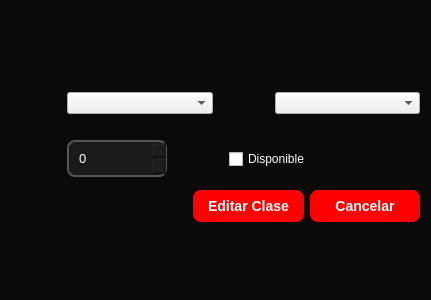
<?xml version="1.0" encoding="UTF-8"?>
<ui version="4.0">
 <class>Dialog</class>
 <widget class="QDialog" name="Dialog">
  <property name="geometry">
   <rect>
    <x>0</x>
    <y>0</y>
    <width>431</width>
    <height>300</height>
   </rect>
  </property>
  <property name="windowTitle">
   <string>Dialog</string>
  </property>
  <property name="styleSheet">
   <string notr="true">/* =========================================
   1. FONDO DE LA VENTANA (DIALOG)
   ========================================= */
QDialog, #Dialog {
    background-color: #0a0a0a; /* Negro oscuro profundo */
}

/* =========================================
   2. TEXTOS (LABELS)
   ========================================= */
QLabel {
    color: #ffffff;
}

/* =========================================
   3. CAJAS DE TEXTO Y ENTRADAS
   ========================================= */
QLineEdit, QTextEdit, QPlainTextEdit, QSpinBox, QDoubleSpinBox {
    background-color: rgba(30, 30, 30, 200);
    border: 2px solid #555555;
    border-radius: 8px;
    color: #ffffff;
    padding: 8px;
    font-size: 13px;
}

QLineEdit:focus, QTextEdit:focus, QSpinBox:focus {
    border: 2px solid #ff0000;
    background-color: rgba(50, 20, 20, 200);
}

/* =========================================
   4. BOTONES (INCLUYE QDIALOGBUTTONBOX)
   ========================================= */
/* Esto afectará tanto a botones sueltos como a los de Aceptar/Cancelar */
QPushButton {
    background-color: #ff0000;
    color: white;
    border-radius: 8px;
    padding: 8px 15px;
    font-size: 14px;
    font-weight: bold;
    min-width: 80px; /* Asegura que los botones del Dialog no se vean muy pequeños */
}

QPushButton:hover {
    background-color: #cc0000;
}

QPushButton:pressed {
    background-color: #aa0000;
}

/* Estilo específico para los botones del ButtonBox si quieres que se vean distintos */
QDialogButtonBox QPushButton {
    margin-left: 5px;
}</string>
  </property>
  <layout class="QVBoxLayout" name="verticalLayout_3">
   <item>
    <layout class="QVBoxLayout" name="verticalLayout_2">
     <item>
      <layout class="QHBoxLayout" name="horizontalLayout_3">
       <item>
        <widget class="QLabel" name="label">
         <property name="minimumSize">
          <size>
           <width>50</width>
           <height>50</height>
          </size>
         </property>
         <property name="maximumSize">
          <size>
           <width>50</width>
           <height>50</height>
          </size>
         </property>
         <property name="text">
          <string/>
         </property>
         <property name="pixmap">
          <pixmap>../img/ChatGPT Image 9 abr 2026, 22_17_03.png</pixmap>
         </property>
         <property name="scaledContents">
          <bool>true</bool>
         </property>
        </widget>
       </item>
       <item>
        <widget class="QComboBox" name="comboBox"/>
       </item>
       <item>
        <widget class="QLabel" name="label_2">
         <property name="minimumSize">
          <size>
           <width>50</width>
           <height>50</height>
          </size>
         </property>
         <property name="maximumSize">
          <size>
           <width>50</width>
           <height>50</height>
          </size>
         </property>
         <property name="text">
          <string/>
         </property>
         <property name="pixmap">
          <pixmap>../img/Instructor deportivo y deportes neón.png</pixmap>
         </property>
         <property name="scaledContents">
          <bool>true</bool>
         </property>
        </widget>
       </item>
       <item>
        <widget class="QComboBox" name="comboBox_2"/>
       </item>
      </layout>
     </item>
     <item>
      <layout class="QHBoxLayout" name="horizontalLayout_5">
       <item>
        <widget class="QLabel" name="label_3">
         <property name="minimumSize">
          <size>
           <width>50</width>
           <height>50</height>
          </size>
         </property>
         <property name="maximumSize">
          <size>
           <width>50</width>
           <height>50</height>
          </size>
         </property>
         <property name="text">
          <string/>
         </property>
         <property name="pixmap">
          <pixmap>../img/Capacidad máxima de clase 10_10.png</pixmap>
         </property>
         <property name="scaledContents">
          <bool>true</bool>
         </property>
        </widget>
       </item>
       <item>
        <widget class="QSpinBox" name="spinBox">
         <property name="maximumSize">
          <size>
           <width>100</width>
           <height>16777215</height>
          </size>
         </property>
         <property name="maximum">
          <number>50</number>
         </property>
        </widget>
       </item>
       <item>
        <widget class="QLabel" name="label_4">
         <property name="minimumSize">
          <size>
           <width>50</width>
           <height>50</height>
          </size>
         </property>
         <property name="maximumSize">
          <size>
           <width>50</width>
           <height>50</height>
          </size>
         </property>
         <property name="text">
          <string/>
         </property>
         <property name="pixmap">
          <pixmap>../img/ChatGPT Image 9 abr 2026, 22_30_28.png</pixmap>
         </property>
         <property name="scaledContents">
          <bool>true</bool>
         </property>
        </widget>
       </item>
       <item>
        <widget class="QCheckBox" name="checkBox">
         <property name="styleSheet">
          <string notr="true">color: #ffffff;</string>
         </property>
         <property name="text">
          <string>Disponible</string>
         </property>
        </widget>
       </item>
      </layout>
     </item>
     <item>
      <layout class="QHBoxLayout" name="horizontalLayout_4">
       <item>
        <spacer name="horizontalSpacer">
         <property name="orientation">
          <enum>Qt::Horizontal</enum>
         </property>
         <property name="sizeHint" stdset="0">
          <size>
           <width>40</width>
           <height>20</height>
          </size>
         </property>
        </spacer>
       </item>
       <item>
        <widget class="QPushButton" name="pushButton">
         <property name="text">
          <string>Editar Clase</string>
         </property>
        </widget>
       </item>
       <item>
        <widget class="QPushButton" name="pushButton_2">
         <property name="text">
          <string>Cancelar</string>
         </property>
        </widget>
       </item>
      </layout>
     </item>
    </layout>
   </item>
  </layout>
 </widget>
 <resources/>
 <connections/>
</ui>
